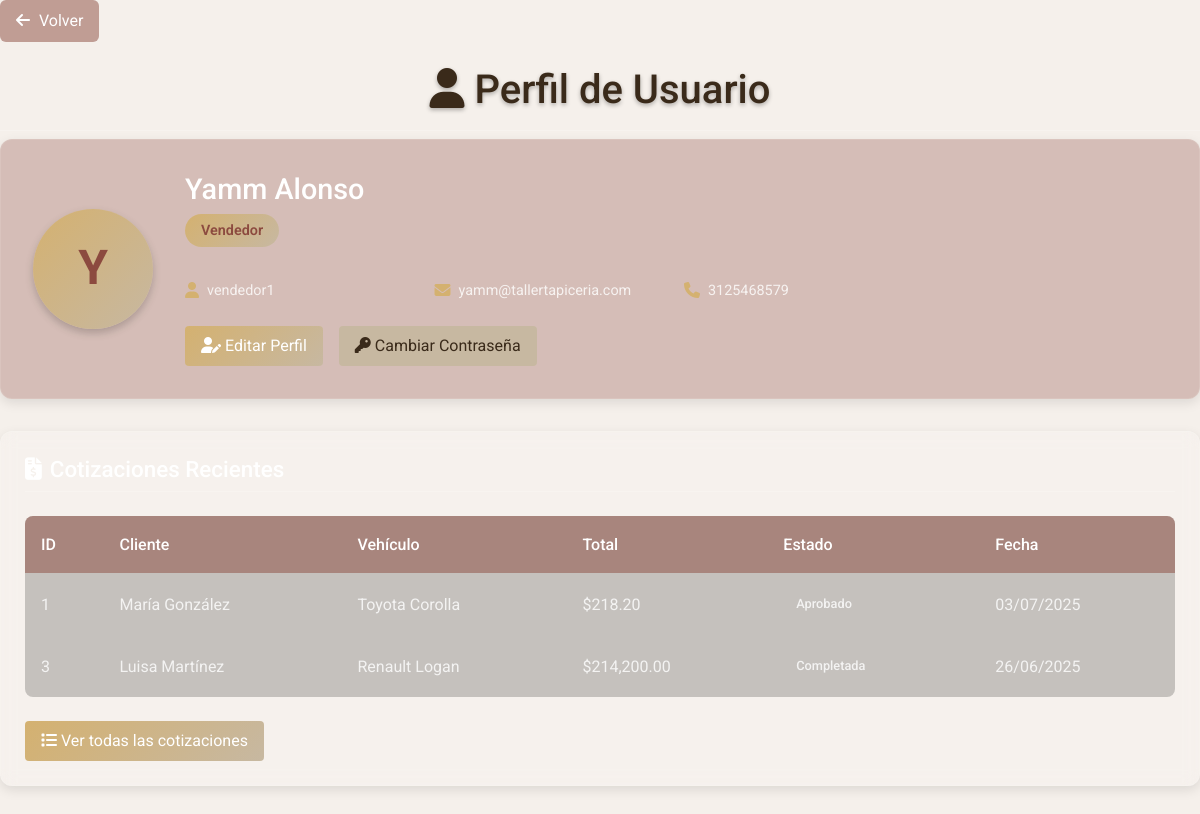
The page /admin/perfil/perfil.php (signed in) on the database its author committed.
### tables this page shows
CREATE TABLE `usuarios` (
  `id_usuario` int(11) NOT NULL,
  `id_rol` int(11) NOT NULL,
  `username_usuario` varchar(50) NOT NULL,
  `contrasena_usuario` varchar(255) NOT NULL,
  `nombre_completo` varchar(70) NOT NULL,
  `correo_usuario` varchar(70) NOT NULL,
  `telefono_usuario` varchar(25) NOT NULL,
  `fecha_creacion` timestamp NOT NULL DEFAULT current_timestamp() ON UPDATE current_timestamp(),
  `activo_usuario` enum('Activo','Inactivo') NOT NULL,
  `ultima_actividad` datetime NOT NULL,
  `activo` tinyint(1) NOT NULL DEFAULT 1
);

CREATE TABLE `roles` (
  `id_rol` int(11) NOT NULL,
  `nombre_rol` varchar(50) NOT NULL,
  `descripcion_rol` varchar(100) NOT NULL
);

CREATE TABLE `cotizaciones` (
  `id_cotizacion` int(11) NOT NULL,
  `id_usuario` int(11) NOT NULL,
  `id_cliente` int(11) NOT NULL,
  `id_vehiculo` int(11) NOT NULL,
  `fecha_cotizacion` timestamp NOT NULL DEFAULT current_timestamp() ON UPDATE current_timestamp(),
  `subtotal_cotizacion` decimal(10,2) NOT NULL,
  `valor_adicional` decimal(10,2) DEFAULT 0.00,
  `iva` decimal(5,2) NOT NULL,
  `total_cotizacion` decimal(10,2) NOT NULL,
  `estado_cotizacion` enum('Pendiente','Aprobado','Rechazada','Completada') NOT NULL,
  `notas_cotizacion` text NOT NULL,
  `activo` tinyint(1) NOT NULL DEFAULT 1
);

CREATE TABLE `clientes` (
  `id_cliente` int(11) NOT NULL,
  `nombre_cliente` varchar(50) NOT NULL,
  `correo_cliente` varchar(70) NOT NULL,
  `telefono_cliente` varchar(25) NOT NULL,
  `direccion_cliente` text NOT NULL,
  `fecha_registro` timestamp NOT NULL DEFAULT current_timestamp() ON UPDATE current_timestamp(),
  `notas_cliente` text NOT NULL,
  `activo` tinyint(1) NOT NULL DEFAULT 1
);

CREATE TABLE `vehiculos` (
  `id_vehiculo` int(11) NOT NULL,
  `marca_vehiculo` varchar(50) NOT NULL,
  `modelo_vehiculo` varchar(50) NOT NULL,
  `placa_vehiculo` varchar(20) NOT NULL,
  `notas_vehiculo` text NOT NULL,
  `activo` tinyint(1) NOT NULL DEFAULT 1
);

### php/auth.php (called while the page is built, shortened)
<?php
function getUserRole() {
    return $_SESSION['usuario_rol'] ?? 'Invitado';
}
function isSeller() {
    return getUserRole() === 'Vendedor';
}
?>

### admin/perfil/perfil.php (the view, shortened to what this page needs)
<?php
require_once __DIR__ . '/../../php/auth.php';
require_once __DIR__ . '/../../php/conexion.php';
$usuario_id = getUserId();
try {
    $stmt = $conex->prepare("SELECT u.*, r.nombre_rol FROM usuarios u JOIN roles r ON u.id_rol = r.id_rol WHERE u.id_usuario = ?");
    $stmt->execute([$usuario_id]);
    $usuario = $stmt->fetch();
    $cotizaciones = [];
    if (isSeller() || isAdmin()) {
        $stmt = $conex->prepare("SELECT c.*, cl.nombre_cliente, v.marca_vehiculo, v.modelo_vehiculo
                                FROM cotizaciones c
                                JOIN clientes cl ON c.id_cliente = cl.id_cliente
                                JOIN vehiculos v ON c.id_vehiculo = v.id_vehiculo
                                WHERE c.id_usuario = ?
                                ORDER BY c.fecha_cotizacion DESC
                                LIMIT 5");
        $stmt->execute([$usuario_id]);
        $cotizaciones = $stmt->fetchAll();
    }
} catch (PDOException $e) {
    die("Error al obtener datos del usuario: " . $e->getMessage());
}
?>
<!DOCTYPE html>
<html lang="es">
<head>
    <link rel="stylesheet" href="styles.css">
    <link rel="stylesheet" href="https://cdnjs.cloudflare.com/ajax/libs/font-awesome/6.0.0-beta3/css/all.min.css">
</head>
<body class="admin-body">
        <?php include '../includes/head.php'; ?>
    <div class="main-container-cernter">
        <a href="javascript:history.back()" class="back-button">
            <i class="fas fa-arrow-left"></i> Volver
        </a>
        <h1><i class="fas fa-user"></i> Perfil de Usuario</h1>
        <section class="profile-header">
            <div class="profile-avatar">
                <span><?= strtoupper(substr($usuario['nombre_completo'], 0, 1)) ?></span>
            </div>
            <div class="profile-info">
                <h2 class="profile-name"><?= htmlspecialchars($usuario['nombre_completo']) ?></h2>
                <span class="profile-role"><?= $usuario['nombre_rol'] ?></span>
                <div class="profile-details">
                    <div class="profile-detail">
                        <i class="fas fa-user"></i>
                        <span><?= htmlspecialchars($usuario['username_usuario']) ?></span>
                    </div>
                    <div class="profile-detail">
                        <i class="fas fa-envelope"></i>
                        <span><?= htmlspecialchars($usuario['correo_usuario']) ?></span>
                    </div>
                    <div class="profile-detail">
                        <i class="fas fa-phone"></i>
                        <span><?= htmlspecialchars($usuario['telefono_usuario']) ?: 'No especificado' ?></span>
                    </div>
                </div>
                <div class="profile-actions">
                    <a href="editar_perfil.php" class="btn btn-primary">
                        <i class="fas fa-user-edit"></i> Editar Perfil
                    </a>
                    <a href="cambiar_password.php" class="btn btn-secondary">
                        <i class="fas fa-key"></i> Cambiar Contraseña
                    </a>
                </div>
            </div>
        </section>
        <?php if (isSeller() || isAdmin()): ?>
        <section class="activity-section">
            <h2 class="section-title">
                <i class="fas fa-file-invoice-dollar"></i> Cotizaciones Recientes
            </h2>
            <?php if (empty($cotizaciones)): ?>
                <p>No hay cotizaciones recientes.</p>
            <?php else: ?>
                <div class="table-responsive">
                    <table>
                        <thead>
                            <tr>
                                <th>ID</th>
                                <th>Cliente</th>
                                <th>Vehículo</th>
                                <th>Total</th>
                                <th>Estado</th>
                                <th>Fecha</th>
                            </tr>
                        </thead>
                        <tbody>
                            <?php foreach ($cotizaciones as $cotizacion):
                                $estadoClass = strtolower(str_replace(' ', '-', $cotizacion['estado_cotizacion']));
                            ?>
                            <tr>
                                <td><?= $cotizacion['id_cotizacion'] ?></td>
                                <td><?= htmlspecialchars($cotizacion['nombre_cliente']) ?></td>
                                <td><?= htmlspecialchars($cotizacion['marca_vehiculo']) ?> <?= htmlspecialchars($cotizacion['modelo_vehiculo']) ?></td>
                                <td>$<?= number_format($cotizacion['total_cotizacion'], 2) ?></td>
                                <td>
                                    <span class="status-badge <?= $estadoClass ?>">
                                        <?= $cotizacion['estado_cotizacion'] ?>
                                    </span>
                                </td>
                                <td><?= date('d/m/Y', strtotime($cotizacion['fecha_cotizacion'])) ?></td>
                            </tr>
                            <?php endforeach; ?>
                        </tbody>
                    </table>
                </div>
                <a href="cotizaciones.php" class="btn btn-primary">
                    <i class="fas fa-list"></i> Ver todas las cotizaciones
                </a>
            <?php endif; ?>
        </section>
        <?php endif; ?>
    </div>
</body>
</html>

### admin/perfil/styles.css (style rules this page uses)
body { background-image: url('https://pfst.cf2.poecdn.net/base/image/60ab54eef562f30f85a67bde31f924f078199dae0b7bc6c333dfb467a2c13471?w=1024&h=768&pmaid=442168253'); background-size: cover; background-position: center; background-attachment: fixed; font-family: 'Roboto', sans-serif; margin: 0; padding: 0; color: #fff; }
h1 { color: white; text-align: center; margin-bottom: 2rem; text-shadow: 0 2px 4px rgba(0, 0, 0, 0.3); padding-bottom: 1rem; border-bottom: 1px solid rgba(255, 255, 255, 0.2); }
.profile-header { display: flex; align-items: center; gap: 2rem; margin-bottom: 2rem; background-color: rgba(140, 74, 63, 0.3); padding: 2rem; border-radius: 12px; box-shadow: 0 4px 12px rgba(0, 0, 0, 0.1); border: 1px solid rgba(255, 255, 255, 0.1); }
.profile-avatar { width: 120px; height: 120px; background: linear-gradient(135deg, #D4B170, #C7B8A1); color: #8c4a3f; border-radius: 50%; display: flex; align-items: center; justify-content: center; font-size: 3rem; font-weight: 700; flex-shrink: 0; box-shadow: 0 4px 8px rgba(0, 0, 0, 0.2); }
.profile-info { flex: 1; }
.profile-name { font-size: 1.8rem; color: white; margin-bottom: 0.5rem; }
.profile-role { display: inline-block; padding: 0.3rem 1rem; background: linear-gradient(135deg, #D4B170, #C7B8A1); color: #8c4a3f; font-weight: 600; border-radius: 20px; margin-bottom: 1rem; font-size: 0.9rem; }
.profile-details { display: grid; grid-template-columns: repeat(auto-fill, minmax(200px, 1fr)); gap: 1rem; margin-top: 1rem; }
.profile-detail { display: flex; align-items: center; gap: 0.5rem; font-size: 0.9rem; color: rgba(255, 255, 255, 0.8); }
.profile-detail i { color: #D4B170; font-size: 1rem; }
.profile-actions { display: flex; gap: 1rem; margin-top: 1.5rem; }
.btn { padding: 0.75rem 1.5rem; border-radius: 6px; font-weight: 500; transition: all 0.3s ease; text-decoration: none; display: inline-flex; align-items: center; gap: 0.5rem; border: none; cursor: pointer; }
.btn-primary { background: linear-gradient(135deg, #D4B170, #C7B8A1); color: #8c4a3f; }
.btn-secondary { background-color: rgba(255, 255, 255, 0.2); color: white; border: 1px solid rgba(255, 255, 255, 0.3); }
.activity-section { background-color: rgba(255, 255, 255, 0.1); border-radius: 12px; padding: 1.5rem; margin-bottom: 2rem; box-shadow: 0 4px 12px rgba(0, 0, 0, 0.1); border: 1px solid rgba(255, 255, 255, 0.1); backdrop-filter: blur(8px); }
.section-title { font-size: 1.4rem; color: white; margin-bottom: 1.5rem; padding-bottom: 0.5rem; border-bottom: 1px solid rgba(255, 255, 255, 0.2); display: flex; align-items: center; gap: 0.5rem; }
.table-responsive { overflow-x: auto; margin-bottom: 1.5rem; border-radius: 8px; background-color: rgba(0, 0, 0, 0.2); }
table { width: 100%; border-collapse: collapse; background-color: transparent; }
th, td { padding: 1rem; text-align: left; border-bottom: 1px solid rgba(255, 255, 255, 0.1); color: rgba(255, 255, 255, 0.8); }
th { background-color: rgba(140, 74, 63, 0.5); color: white; font-weight: 500; }
.status-badge { display: inline-block; padding: 0.3rem 0.8rem; border-radius: 20px; font-size: 0.8rem; font-weight: 500; }
.back-button { display: inline-block; margin-bottom: 1.5rem; padding: 0.5rem 1rem; background-color: rgba(140, 74, 63, 0.5); color: white; text-decoration: none; border-radius: 6px; transition: all 0.3s ease; }
.back-button i { margin-right: 5px; }

### public/assets/css/admin.css (style rules this page uses)
:root { --primary-dark: #5E3023; --secondary-dark: #8C4A3F; --accent-color: #B57157; --gold-cream: #F5E6C8; --gold-pastel: #E6C88C; }
.admin-body { font-family: 'Roboto', sans-serif; background-color: var(--neutral-light); color: var(--text-dark); line-height: 1.6; overflow-x: hidden; }
body { background-image: url('https://pfst.cf2.poecdn.net/base/image/60ab54eef562f30f85a67bde31f924f078199dae0b7bc6c333dfb467a2c13471?w=1024&h=768&pmaid=442168253'); background-size: cover; background-position: center; background-attachment: fixed; margin: 0; padding: 0; font-family: 'Roboto', sans-serif; color: #333; }
.btn { padding: 0.5rem 1rem; border-radius: 4px; border: none; cursor: pointer; transition: var(--transition-fast); }
.btn-primary { background-color: var(--accent-color); color: white; }
.btn-secondary { background-color: var(--neutral-dark); color: var(--text-dark); }

### rows shown on the page
usuarios: nombre_completo "Y", nombre_completo "Yamm Alonso", id_rol.nombre_rol "Vendedor", username_usuario "vendedor1", correo_usuario "yamm@tallertapiceria.com", telefono_usuario "3125468579"
cotizaciones: id_cotizacion "1", id_cliente.nombre_cliente "María González", id_vehiculo.marca_vehiculo "Toyota", id_vehiculo.modelo_vehiculo "Corolla", total_cotizacion "218.20", estado_cotizacion "Aprobado", fecha_cotizacion "03/07/2025"
cotizaciones: id_cotizacion "3", id_cliente.nombre_cliente "Luisa Martínez", id_vehiculo.marca_vehiculo "Renault", id_vehiculo.modelo_vehiculo "Logan", total_cotizacion "214,200.00", estado_cotizacion "Completada", fecha_cotizacion "26/06/2025"
